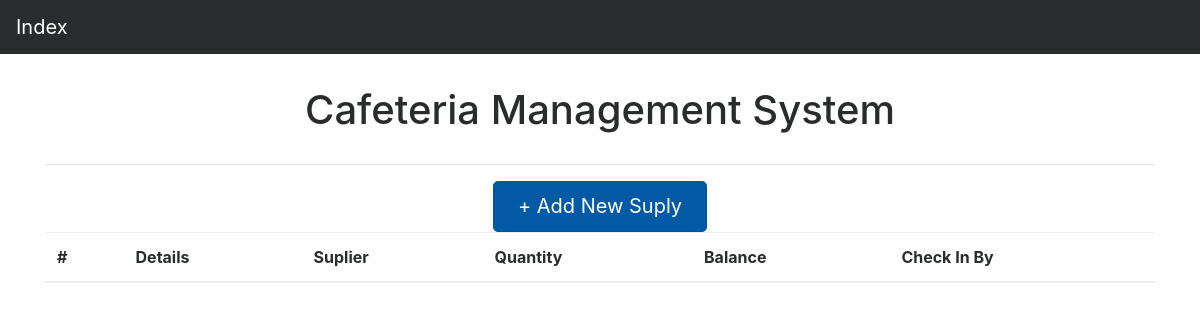
/supllies, run on an earlier commit of the app's database.
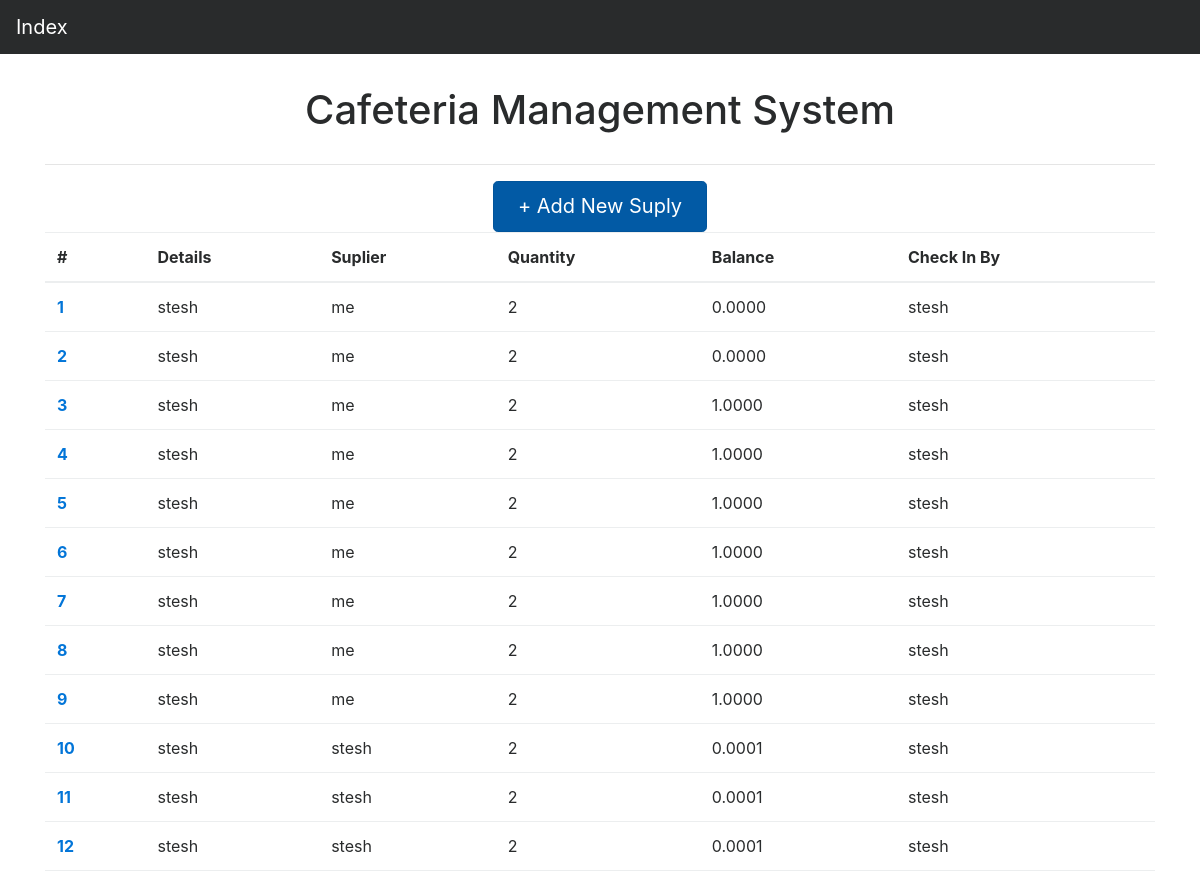
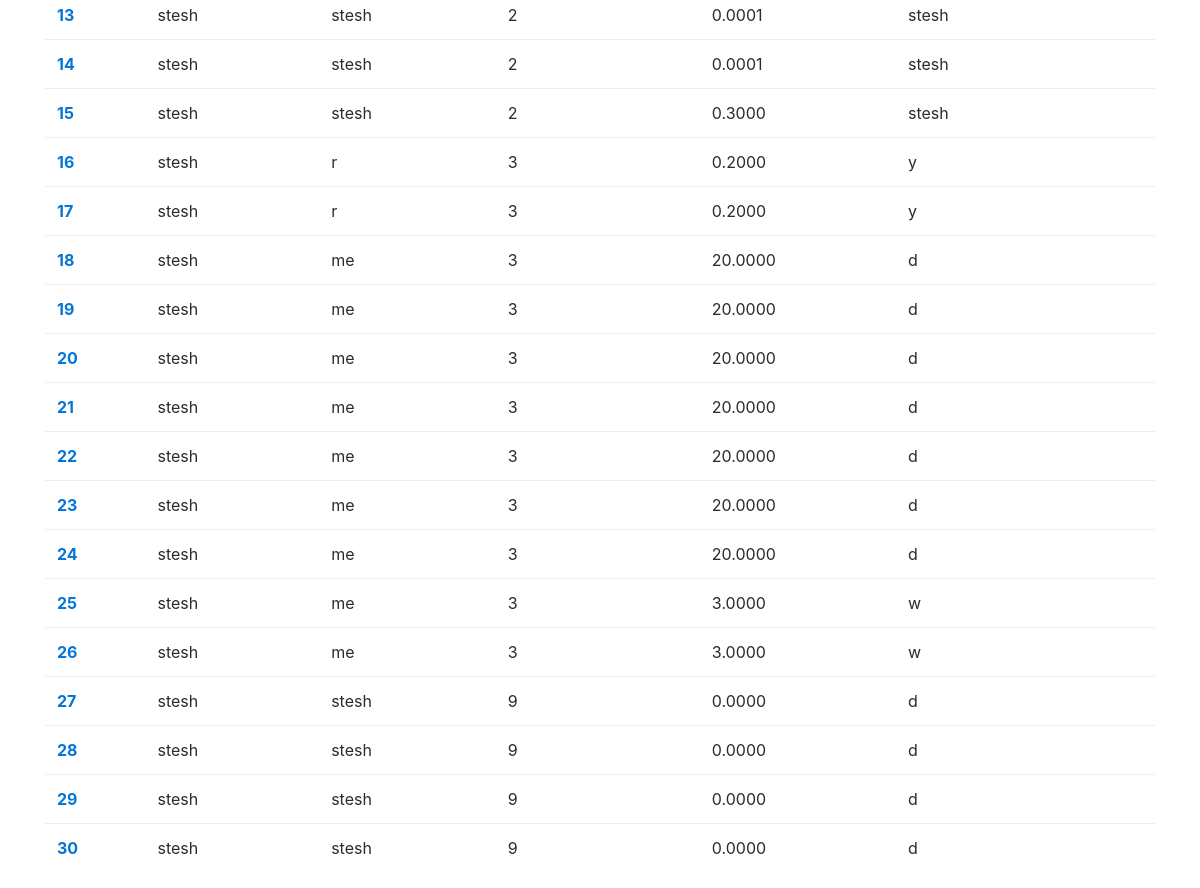
And on a later commit of the database (2 pictures, top to bottom).
### inventory/models.py (models this page shows, shortened)
class Supllies(models.Model):
    details = models.CharField(max_length=200, blank=True, null=True)
    supplier = models.CharField(max_length=200, blank=True, null=True)
    quanitity = models.IntegerField()
    date = models.DateField()
    balance = models.DecimalField(max_digits=20, decimal_places=4, default=Decimal('0.0000'))
    checkedin = models.CharField(max_length=200, blank=True, null=True)

### inventory/views.py (the view)
# urls.py: url(r'^supllies$', supllies, name="supllies"),
def supllies(request):
    supllies = Supllies.objects.all()
    context = {'supllies': supllies}
    return render(request, 'inventory/suplies/index.html', context)

### inventory/templates/inventory/suplies/index.html
{% extends 'inventory/base.html' %}
{% block content %}
    <div class="buttion_place">
        <a href="{% url 'addsupllier' %}" class="btn btn-primary btn-lg active" role="button" aria-pressed="true"> + Add New Suply</a>
    </div>
    <table class="table table-hover">
        <thead>
        <tr>
            <th>#</th>
            <th> Details</th>
            <th>Suplier</th>
            <th>Quantity</th>
            <th>Balance</th>
            <th>Check In By</th>
        </tr>
        </thead>
        <tbody>
        {% for suplly in supllies %}
            <tr>
                <th>
                    <a href="{% url 'detail' suplly.pk %}">
                        {{ suplly.pk }}
                    </a>
                </th>
                <td>{{ suplly.details }}</td>
                <td>{{ suplly.supplier }}</td>
                <td>{{ suplly.quanitity }}</td>
                <td>{{ suplly.balance }}</td>
                <td>{{ suplly.checkedin }}</td>
            </tr>
        {% endfor %}
        </tbody>
    </table>
{% endblock %}

### inventory/templates/inventory/base.html (shortened to what this page needs)
<!DOCTYPE html>
<html>
<head>
</head>
{% load static %}
<link rel="stylesheet" type="text/css" href="{% static 'inventory/css/style.css' %}"/>
<link rel="stylesheet" type="text/css" href="{% static 'inventory/css/bootstrap.min.css' %}"/>
<body>
<nav class="navbar navbar-toggleable-md navbar-inverse bg-inverse fixed-top">
      <a class="navbar-brand" href="{% url 'index' %}">Index </a>
      <div class="collapse navbar-collapse" id="navbarsExampleDefault">
        <ul class="navbar-nav mr-auto">
          <li class="nav-item active">
            <a class="nav-link" href="#"><span class="sr-only">(current)</span></a>
          </li>
          <li class="nav-item">
            <a class="nav-link" href="#"></a>
          </li>
        </ul>
      </div>
    </nav>
    <div class="container">
      <div class="starter-template">
        <h1>Cafeteria Management System</h1>
      </div>
      <hr>
        {% block content %}
        {% endblock %}
    </div>
</body>
</html>

### inventory/static/inventory/css/style.css (style rules this page uses)
body { padding-top: 5rem; }
.starter-template { padding: .5rem 1.5rem; text-align: center; }
.buttion_place { display: block; margin: auto; text-align: center; }

What changed in the data, as far as the page shows it:
added Supllies: pk "1", details "stesh", supplier "me", quanitity "2", balance "0.0000", checkedin "stesh"
added Supllies: pk "2", details "stesh", supplier "me", quanitity "2", balance "0.0000", checkedin "stesh"
added Supllies: pk "3", details "stesh", supplier "me", quanitity "2", balance "1.0000", checkedin "stesh"
added Supllies: pk "4", details "stesh", supplier "me", quanitity "2", balance "1.0000", checkedin "stesh"
added Supllies: pk "5", details "stesh", supplier "me", quanitity "2", balance "1.0000", checkedin "stesh"
added Supllies: pk "6", details "stesh", supplier "me", quanitity "2", balance "1.0000", checkedin "stesh"
added Supllies: pk "7", details "stesh", supplier "me", quanitity "2", balance "1.0000", checkedin "stesh"
added Supllies: pk "8", details "stesh", supplier "me", quanitity "2", balance "1.0000", checkedin "stesh"
added Supllies: pk "9", details "stesh", supplier "me", quanitity "2", balance "1.0000", checkedin "stesh"
added Supllies: pk "10", details "stesh", supplier "stesh", quanitity "2", balance "0.0001", checkedin "stesh"
added Supllies: pk "11", details "stesh", supplier "stesh", quanitity "2", balance "0.0001", checkedin "stesh"
added Supllies: pk "12", details "stesh", supplier "stesh", quanitity "2", balance "0.0001", checkedin "stesh"
added Supllies: pk "13", details "stesh", supplier "stesh", quanitity "2", balance "0.0001", checkedin "stesh"
added Supllies: pk "14", details "stesh", supplier "stesh", quanitity "2", balance "0.0001", checkedin "stesh"
added Supllies: pk "15", details "stesh", supplier "stesh", quanitity "2", balance "0.3000", checkedin "stesh"
added Supllies: pk "16", details "stesh", supplier "r", quanitity "3", balance "0.2000", checkedin "y"
added Supllies: pk "17", details "stesh", supplier "r", quanitity "3", balance "0.2000", checkedin "y"
added Supllies: pk "18", details "stesh", supplier "me", quanitity "3", balance "20.0000", checkedin "d"
added Supllies: pk "19", details "stesh", supplier "me", quanitity "3", balance "20.0000", checkedin "d"
added Supllies: pk "20", details "stesh", supplier "me", quanitity "3", balance "20.0000", checkedin "d"
added Supllies: pk "21", details "stesh", supplier "me", quanitity "3", balance "20.0000", checkedin "d"
added Supllies: pk "22", details "stesh", supplier "me", quanitity "3", balance "20.0000", checkedin "d"
added Supllies: pk "23", details "stesh", supplier "me", quanitity "3", balance "20.0000", checkedin "d"
added Supllies: pk "24", details "stesh", supplier "me", quanitity "3", balance "20.0000", checkedin "d"
added Supllies: pk "25", details "stesh", supplier "me", quanitity "3", balance "3.0000", checkedin "w"
added Supllies: pk "26", details "stesh", supplier "me", quanitity "3", balance "3.0000", checkedin "w"
added Supllies: pk "27", details "stesh", supplier "stesh", quanitity "9", balance "0.0000", checkedin "d"
added Supllies: pk "28", details "stesh", supplier "stesh", quanitity "9", balance "0.0000", checkedin "d"
added Supllies: pk "29", details "stesh", supplier "stesh", quanitity "9", balance "0.0000", checkedin "d"
added Supllies: pk "30", details "stesh", supplier "stesh", quanitity "9", balance "0.0000", checkedin "d"
